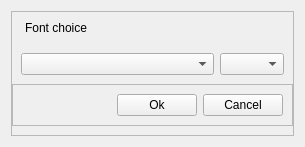
<?xml version="1.0" encoding="UTF-8"?>
<ui version="4.0">
 <class>fontChooser</class>
 <widget class="QWidget" name="fontChooser">
  <property name="geometry">
   <rect>
    <x>0</x>
    <y>0</y>
    <width>305</width>
    <height>141</height>
   </rect>
  </property>
  <property name="windowTitle">
   <string>Form</string>
  </property>
  <layout class="QVBoxLayout" name="verticalLayout_2">
   <item>
    <widget class="QFrame" name="dlg_frame">
     <property name="frameShape">
      <enum>QFrame::StyledPanel</enum>
     </property>
     <property name="frameShadow">
      <enum>QFrame::Raised</enum>
     </property>
     <layout class="QVBoxLayout" name="verticalLayout">
      <property name="spacing">
       <number>0</number>
      </property>
      <property name="leftMargin">
       <number>0</number>
      </property>
      <property name="topMargin">
       <number>0</number>
      </property>
      <property name="rightMargin">
       <number>0</number>
      </property>
      <property name="bottomMargin">
       <number>9</number>
      </property>
      <item>
       <widget class="QFrame" name="ttl_frame">
        <property name="frameShape">
         <enum>QFrame::NoFrame</enum>
        </property>
        <property name="frameShadow">
         <enum>QFrame::Plain</enum>
        </property>
        <layout class="QHBoxLayout" name="horizontalLayout_3" stretch="0,1">
         <property name="leftMargin">
          <number>0</number>
         </property>
         <property name="rightMargin">
          <number>0</number>
         </property>
         <item>
          <widget class="QLabel" name="ico">
           <property name="text">
            <string/>
           </property>
          </widget>
         </item>
         <item>
          <widget class="QLabel" name="label">
           <property name="text">
            <string>Font choice</string>
           </property>
          </widget>
         </item>
        </layout>
       </widget>
      </item>
      <item>
       <widget class="QFrame" name="font_frame">
        <layout class="QHBoxLayout" name="horizontalLayout" stretch="3,1">
         <property name="leftMargin">
          <number>9</number>
         </property>
         <property name="topMargin">
          <number>9</number>
         </property>
         <property name="rightMargin">
          <number>9</number>
         </property>
         <property name="bottomMargin">
          <number>9</number>
         </property>
         <item>
          <widget class="QComboBox" name="fonts"/>
         </item>
         <item>
          <widget class="QComboBox" name="sizes">
           <property name="minimumSize">
            <size>
             <width>45</width>
             <height>0</height>
            </size>
           </property>
          </widget>
         </item>
        </layout>
       </widget>
      </item>
      <item>
       <widget class="QFrame" name="dlg_btns">
        <property name="frameShape">
         <enum>QFrame::StyledPanel</enum>
        </property>
        <property name="frameShadow">
         <enum>QFrame::Raised</enum>
        </property>
        <layout class="QHBoxLayout" name="horizontalLayout_2">
         <property name="spacing">
          <number>6</number>
         </property>
         <property name="leftMargin">
          <number>9</number>
         </property>
         <property name="topMargin">
          <number>9</number>
         </property>
         <property name="rightMargin">
          <number>9</number>
         </property>
         <property name="bottomMargin">
          <number>9</number>
         </property>
         <item>
          <spacer name="horizontalSpacer">
           <property name="orientation">
            <enum>Qt::Horizontal</enum>
           </property>
           <property name="sizeHint" stdset="0">
            <size>
             <width>167</width>
             <height>20</height>
            </size>
           </property>
          </spacer>
         </item>
         <item>
          <widget class="QPushButton" name="ok">
           <property name="sizePolicy">
            <sizepolicy hsizetype="Minimum" vsizetype="Preferred">
             <horstretch>0</horstretch>
             <verstretch>0</verstretch>
            </sizepolicy>
           </property>
           <property name="minimumSize">
            <size>
             <width>0</width>
             <height>0</height>
            </size>
           </property>
           <property name="text">
            <string>Ok</string>
           </property>
          </widget>
         </item>
         <item>
          <widget class="QPushButton" name="cancel">
           <property name="sizePolicy">
            <sizepolicy hsizetype="Minimum" vsizetype="Preferred">
             <horstretch>0</horstretch>
             <verstretch>0</verstretch>
            </sizepolicy>
           </property>
           <property name="minimumSize">
            <size>
             <width>0</width>
             <height>0</height>
            </size>
           </property>
           <property name="text">
            <string>Cancel</string>
           </property>
          </widget>
         </item>
        </layout>
       </widget>
      </item>
     </layout>
    </widget>
   </item>
  </layout>
 </widget>
 <resources/>
 <connections/>
</ui>
